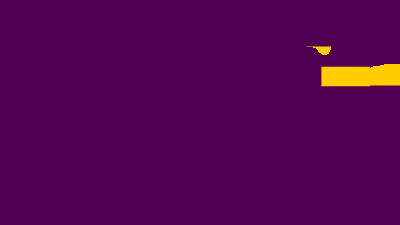
Frame 1 (no input)
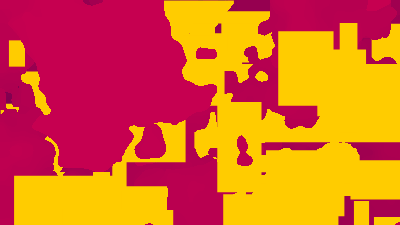
Frame 60 (no input)
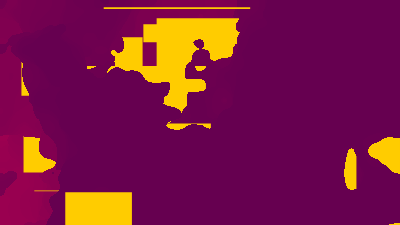
Frame 120 (the mouse pressed at the canvas centre since frame 60)

The p5.js sketch that drew these frames (run headless with seeded random() and noise() and a simulated clock; from frame 60 on, the mouse is pressed at the canvas centre):

// p5.js sketch
// ── sketch.js
var increment = 0.01;
var tinc = 0.1;
var toff = 0;

var increase = true;
let red = 80;
let green = 0;
let blue = 80;

function setup() {
	// put setup code here
	createCanvas(400,225);
	pixelDensity(1);
	loadPixels();
	for (var y = 0; y < height; y++) {
		for (var x = 0; x < width; x++) {
			var index = (x + y * width) * 4;
			pixels[index] = 80;
			pixels[index+1] = 0;
			pixels[index+2] = 80;
			pixels[index+3] = 255;
		}
	}
	updatePixels();
}

function draw() {
	// put drawing code here
blip();

	loadPixels();

	var yoff = 0;
	for (var y = 0; y < height; y++) {
		var xoff = 0;
		for (var x = 0; x < width; x++) {
			var index = (x + y * width) * 4;
			/*
			//  Random - Static!
			var r = random(255)
			pixels[index] = r;
			pixels[index+1] = r;
			pixels[index+2] = r;
			pixels[index+3] = 255;
			*/
			/*
			// Noise with Threshold
			var r = noise(xoff, yoff, toff);
			if (r > 0.5) {
				r = 255;
			} else {
				r = 0;
			}
			pixels[index] = r;
			pixels[index+1] = r;
			pixels[index+2] = r;
			pixels[index+3] = 255;
			*/
			///*
	  		// Noise with Threshold
			var r = noise(xoff, yoff, toff);
			if (r > 0.5) {
				pixels[index] = red;
				pixels[index+1] = green;
				pixels[index+2] = blue;
				pixels[index+3] = 255;
			}

			xoff += increment;
		}
		yoff += increment;
	}
	updatePixels();
	toff += tinc;

	if (increase == true) {
		red = red + 2;
		if (red >= 220) {
			red = 200;
			increase = false;
		}
	} else {
		red = red - 2;
		if (red <= 80) {
			red = 80;
			increase = true;
		}
	}
	blip();
}

function blip() {
	let c = color(255,204,0);
	fill(c);
	noStroke();
	rect(random(2*width-(width)),random(2*height-(height)), random(width/2), random(height/2));
}
